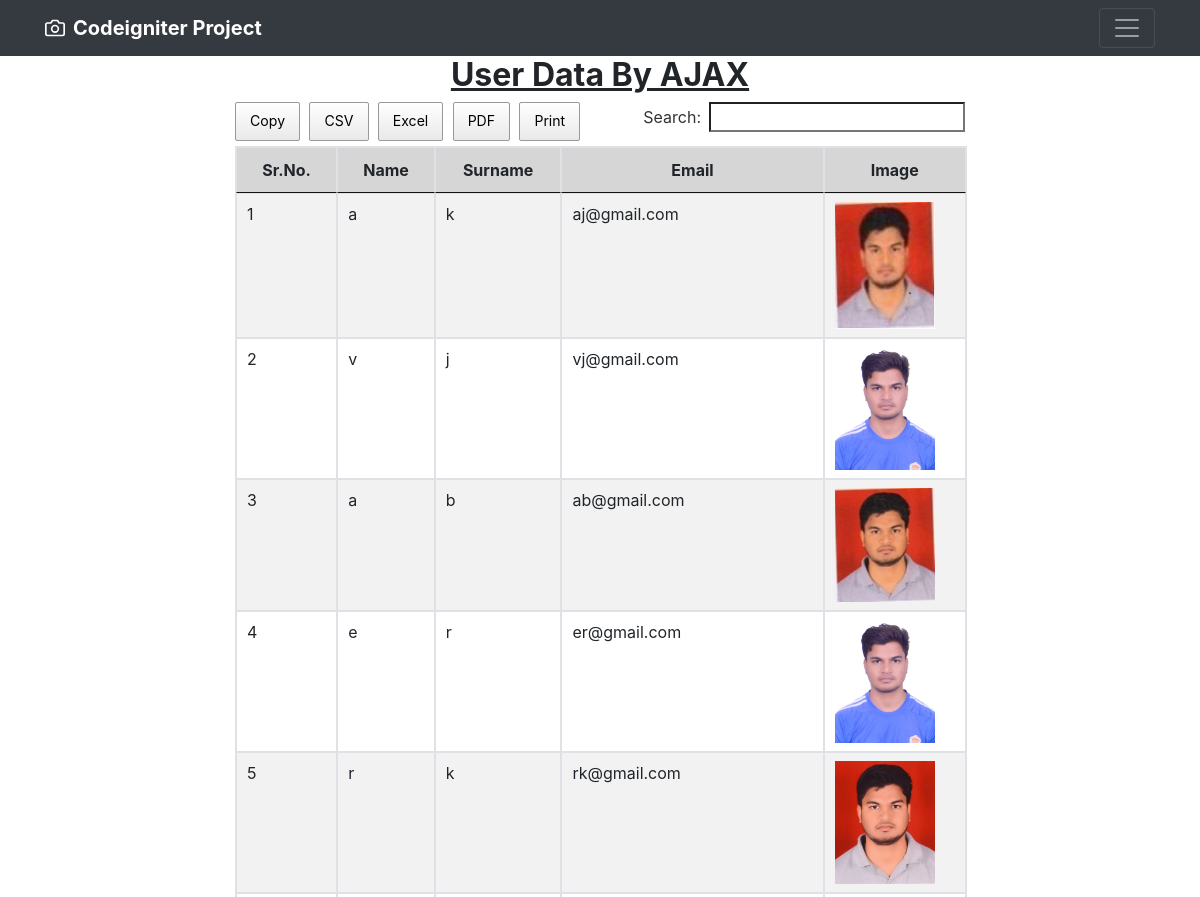
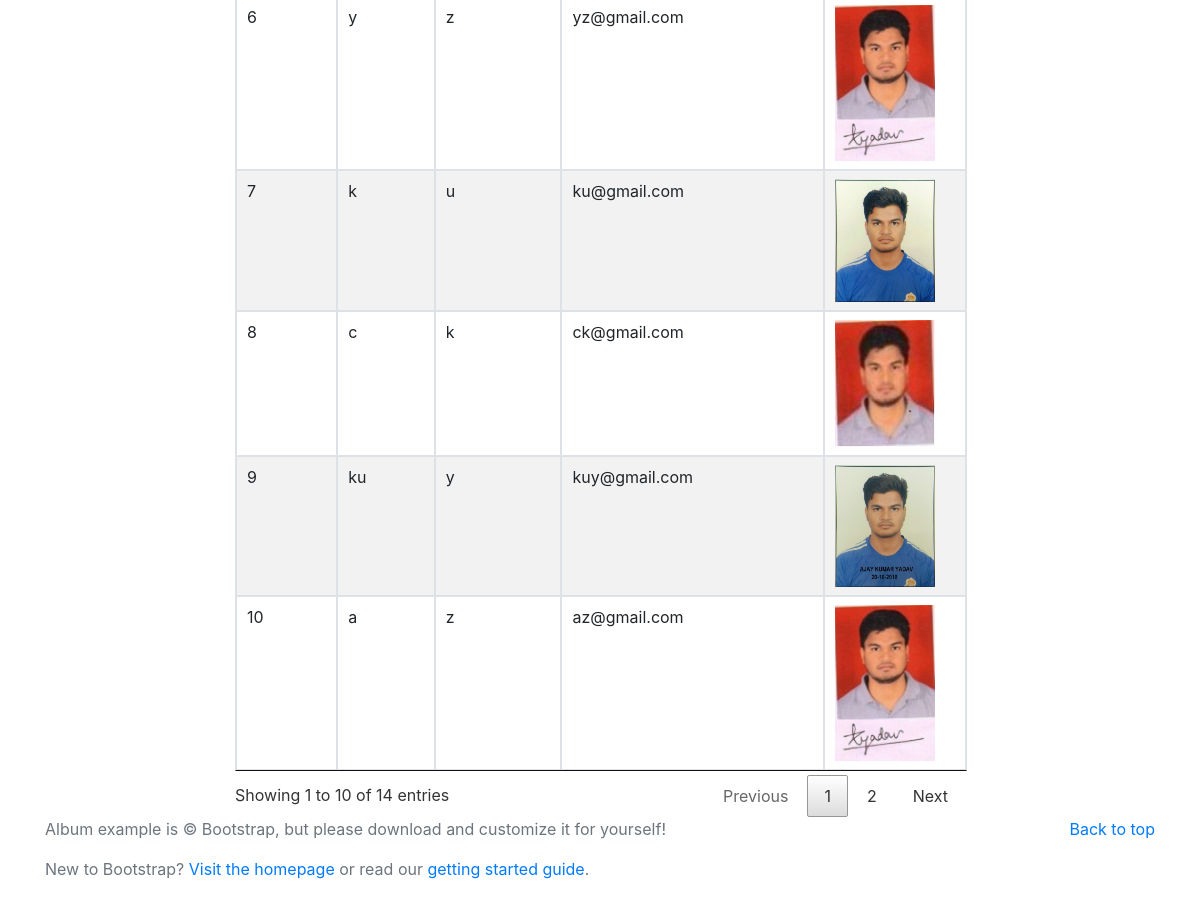
The page /registration/startajax on the database its author committed (2 pictures, top to bottom).
### tables this page shows
CREATE TABLE `user` (
  `id` int(11) NOT NULL,
  `fname` varchar(50) NOT NULL,
  `lname` varchar(50) NOT NULL,
  `email` varchar(100) NOT NULL,
  `password` varchar(250) NOT NULL,
  `city` varchar(100) NOT NULL,
  `state` varchar(100) NOT NULL,
  `country` varchar(100) NOT NULL,
  `img` varchar(250) NOT NULL
);

### application/controllers/Registration.php (called while the page is built, shortened)
<?php
	class Registration extends CI_Controller
	{
    public function startajax()
    {
      $this->load->model('registrationdata');
      $data['users'] = $this->registrationdata->ajaxdata();
      $this->load->view('ajxview', $data);
    }
  }
?>

### index.php (called while the page is built, shortened)
<?php
require_once BASEPATH.'core/CodeIgniter.php';

### application/models/Registrationdata.php (called while the page is built, shortened)
<?php
	class Registrationdata extends CI_Model
	{
    public function ajaxdata()
    {
      $sql = $this->db->get('user');
      $data = $sql->result_array();
      if ($sql->num_rows()> 0) {
        return $data;
      } else  {
        return false;
      }
    }
	}
?>

### application/views/ajxview.php (the view, shortened to what this page needs)
<?php include_once 'header.php'; ?>
	<div class="container">
		<div class="row">
			<div class="col-md-2"></div>
			<div class="col-md-8">
				<h2 align="center"><strong><u>User Data By AJAX</u></strong></h2>
				<table id="ajaxInput" class = "table table-bordered table-striped table-hover">
					<thead>
						<tr style="background: #cccc;" class="text-center">
							<th>Sr.No.</th>
							<th>Name</th>
							<th>Surname</th>
							<th>Email</th>
							<th>Image</th>
						</tr>
					</thead>
					<tbody id="ajaxOutput">
						<?php
							foreach($users as $data)
						    {
							  echo "<tr>";
							  echo "<td>".$data['id']."</td>";
							  echo "<td>".$data['fname']."</td>";
							  echo "<td>".$data['lname']."</td>";
							  echo "<td>".$data['email']."</td>";
							  echo "<td><img src='".base_url()."assets/images/".$data['img']."' alt='profile_img' style = 'width:100px;' /></td>";
							  echo "</tr>";
							}
					    ?>
					</tbody>
				</table>
			</div>
			<div class="col-md-2"></div>
		</div>
	</div>
<?php include_once 'footer.php'; ?>

### application/views/header.php (shortened to what this page needs)
<!doctype html>
<html lang="en">
  <head>
	<link rel="stylesheet" href="<?php echo base_url(); ?>assets/css/bootstrap.min.css">
  <link rel="stylesheet" href="<?php echo base_url(); ?>assets/css/custom.css">
  <link rel="stylesheet" href="<?php echo base_url(); ?>assets/datatable/css/buttons.dataTables.min.css">
  <link rel="stylesheet" href="<?php echo base_url(); ?>assets/datatable/css/jquery.dataTables.min.css">
  </head>
  <body>
    <header>
      <div class="navbar navbar-dark bg-dark box-shadow">
        <div class="container d-flex justify-content-between">
          <a href="<?php echo base_url(); ?>" class="navbar-brand d-flex align-items-center">
            <strong>Codeigniter Project</strong>
          </a>
          <button class="navbar-toggler" type="button" data-toggle="collapse" data-target="#navbarHeader" aria-controls="navbarHeader" aria-expanded="false" aria-label="Toggle navigation">
            <span class="navbar-toggler-icon"></span>
          </button>
        </div>
      </div>
    </header>

### application/views/footer.php (shortened to what this page needs)
	<footer class="text-muted">
      <div class="container">
        <p class="float-right">
          <a href="#">Back to top</a>
        </p>
        <p>Album example is &copy; Bootstrap, but please download and customize it for yourself!</p>
        <p>New to Bootstrap? <a href="../../">Visit the homepage</a> or read our <a href="../../getting-started/">getting started guide</a>.</p>
      </div>
    </footer>
</body>
</html>

### rows shown on the page
user: id "1", fname "a", lname "k", email "aj@gmail.com", img (picture)
user: id "2", fname "v", lname "j", email "vj@gmail.com", img (picture)
user: id "3", fname "a", lname "b", email "ab@gmail.com", img (picture)
user: id "4", fname "e", lname "r", email "er@gmail.com", img (picture)
user: id "5", fname "r", lname "k", email "rk@gmail.com", img (picture)
user: id "6", fname "y", lname "z", email "yz@gmail.com", img (picture)
user: id "7", fname "k", lname "u", email "ku@gmail.com", img (picture)
user: id "8", fname "c", lname "k", email "ck@gmail.com", img (picture)
user: id "9", fname "ku", lname "y", email "kuy@gmail.com", img (picture)
user: id "10", fname "a", lname "z", email "az@gmail.com", img (picture)
